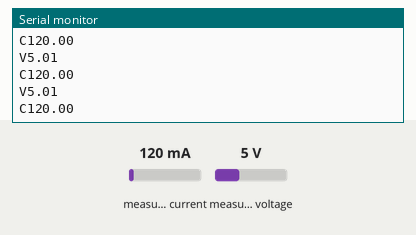
A sketch run on a simulated Arduino Leonardo, built with avr-gcc and run on an emulated ATmega32U4. Shown: the last lines printed to the serial monitor. The test bench sets the inputs (shaded band); at power-on: measured current 120 mA, measured voltage 5 V.

Above: at 1.2 s.
1.3 s: measured current set to 40 mA
At 1.62 s:
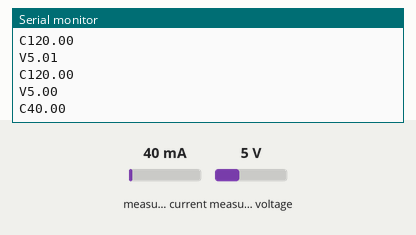
2.8 s: measured voltage set to 0.3 V
At 2.85 s:
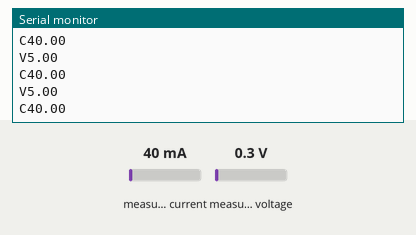
4.3 s: measured current set to 500 mA
At 4.5 s:
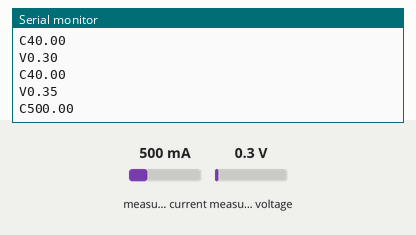
Timing chart, 0 to 7.3 s (numbered marks = the images above; inputs shaded):
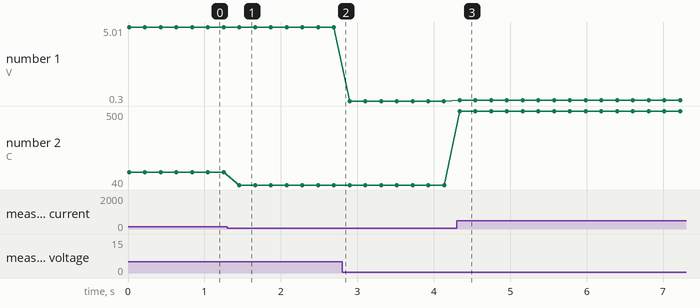

The sketch:

Arduino-Serial-Current-Sensor.ino
```cpp
#include <Wire.h>
#include <Adafruit_INA219.h>

Adafruit_INA219 ina219;


void setup(void)
{
  Serial.begin(115200);
  while (!Serial) {
      // will pause Zero, Leonardo, etc until serial console opens
      delay(1);
  }

  // Initialize INA219
  ina219.begin();
}

void loop(void)
{
  float shuntvoltage = 0;
  float busvoltage = 0;
  float current_mA = 0;
  float loadvoltage = 0;

  shuntvoltage = ina219.getShuntVoltage_mV();
  busvoltage = ina219.getBusVoltage_V();
  current_mA = ina219.getCurrent_mA();
  loadvoltage = busvoltage + (shuntvoltage / 1000);

  String voltagePrefix = "V";
  String currentPrefix = "C";

  Serial.println(voltagePrefix + loadvoltage);
  Serial.println(currentPrefix + current_mA);
  delay(200);
}
```

Measured:
- after the input at 1.3 s, the serial monitor: prints a new line after 0.16 s (image 1)
- after the input at 4.3 s, the serial monitor: prints a new line at once (image 3)
- plotted number 1: 5.01 → 5 after the input at 1.3 s, 5 → 0.3 after the input at 2.8 s, 0.3 → 0.35 after the input at 4.3 s
- plotted number 2: 120 → 40 after the input at 1.3 s, 40 → 500 after the input at 4.3 s
